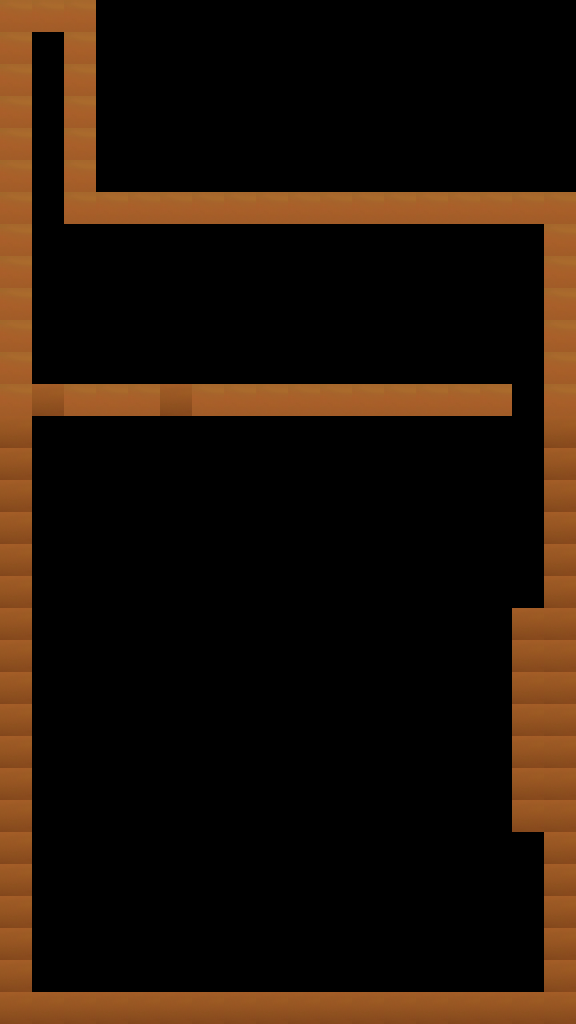

Below is a game level as drawn by its tile map, then a one-line description and the .tmx file that defines it, in full:
An orthogonal 18x32 tile map with 32x32 px tiles, 4 tile layers (background_layer, foreground_layer, wall, foreground_decor) and 3 objects.

<map version="1.10" tiledversion="1.10.2" orientation="orthogonal" renderorder="right-down" width="18" height="32" tilewidth="32" tileheight="32" infinite="0" nextlayerid="11" nextobjectid="11">
 <tileset firstgid="1" source="mountains3.tsx" />
 <layer id="1" name="background_layer" width="18" height="32">
  <data encoding="csv">
0,0,0,0,0,0,0,0,0,0,0,0,0,0,0,0,0,0,
0,0,0,0,0,0,0,0,0,0,0,0,0,0,0,0,0,0,
0,0,0,0,0,0,0,0,0,0,0,0,0,0,0,0,0,0,
0,0,0,0,0,0,0,0,0,0,0,0,0,0,0,0,0,0,
0,0,0,0,0,0,0,0,0,0,0,0,0,0,0,0,0,0,
0,0,0,0,0,0,0,0,0,0,0,0,0,0,0,0,0,0,
0,0,0,0,0,0,0,0,0,0,0,0,0,0,0,0,0,0,
0,0,0,0,0,0,0,0,0,0,0,0,0,0,0,0,0,0,
0,0,0,0,0,0,0,0,0,0,0,0,0,0,0,0,0,0,
0,0,0,0,0,0,0,0,0,0,0,0,0,0,0,0,0,0,
0,0,0,0,0,0,0,0,0,0,0,0,0,0,0,0,0,0,
0,0,0,0,0,0,0,0,0,0,0,0,0,0,0,0,0,0,
0,0,0,0,0,0,0,0,0,0,0,0,0,0,0,0,0,0,
0,0,0,0,0,0,0,0,0,0,0,0,0,0,0,0,0,0,
0,0,0,0,0,0,0,0,0,0,0,0,0,0,0,0,0,0,
0,0,0,0,0,0,0,0,0,0,0,0,0,0,0,0,0,0,
0,0,0,0,0,0,0,0,0,0,0,0,0,0,0,0,0,0,
0,0,0,0,0,0,0,0,0,0,0,0,0,0,0,0,0,0,
0,0,0,0,0,0,0,0,0,0,0,0,0,0,0,0,0,0,
0,0,0,0,0,0,0,0,0,0,0,0,0,0,0,0,0,0,
0,0,0,0,0,0,0,0,0,0,0,0,0,0,0,0,0,0,
0,0,0,0,0,0,0,0,0,0,0,0,0,0,0,0,0,0,
0,0,0,0,0,0,0,0,0,0,0,0,0,0,0,0,0,0,
0,0,0,0,0,0,0,0,0,0,0,0,0,0,0,0,0,0,
0,0,0,0,0,0,0,0,0,0,0,0,0,0,0,0,0,0,
0,0,0,0,0,0,0,0,0,0,0,0,0,0,0,0,0,0,
0,0,0,0,0,0,0,0,0,0,0,0,0,0,0,0,0,0,
0,0,0,0,0,0,0,0,0,0,0,0,0,0,0,0,0,0,
0,0,0,0,0,0,0,0,0,0,0,0,0,0,0,0,0,0,
0,0,0,0,0,0,0,0,0,0,0,0,0,0,0,0,0,0,
0,0,0,0,0,0,0,0,0,0,0,0,0,0,0,0,0,0,
0,0,0,0,0,0,0,0,0,0,0,0,0,0,0,0,0,0
</data>
 </layer>
 <layer id="2" name="foreground_layer" width="18" height="32">
  <data encoding="csv">
0,0,0,0,0,0,0,0,0,0,0,0,0,0,0,0,0,0,
0,0,0,0,0,0,0,0,0,0,0,0,0,0,0,0,0,0,
0,0,0,0,0,0,0,0,0,0,0,0,0,0,0,0,0,0,
0,0,0,0,0,0,0,0,0,0,0,0,0,0,0,0,0,0,
0,0,0,0,0,0,0,0,0,0,0,0,0,0,0,0,0,0,
0,0,0,0,0,0,0,0,0,0,0,0,0,0,0,0,0,0,
0,0,0,0,0,0,0,0,0,0,0,0,0,0,0,0,0,0,
0,0,0,0,0,0,0,0,0,0,0,0,0,0,0,0,0,0,
0,0,0,0,0,0,0,0,0,0,0,0,0,0,0,0,0,0,
0,0,0,0,0,0,0,0,0,0,0,0,0,0,0,0,0,0,
0,0,0,0,0,0,0,0,0,0,0,0,0,0,0,0,0,0,
0,0,0,0,0,0,0,0,0,0,0,0,0,0,0,0,0,0,
0,0,0,0,0,0,0,0,0,0,0,0,0,0,0,0,0,0,
0,0,0,0,0,0,0,0,0,0,0,0,0,0,0,0,0,0,
0,0,0,0,0,0,0,0,0,0,0,0,0,0,0,0,0,0,
0,0,0,0,0,0,0,0,0,0,0,0,0,0,0,0,0,0,
0,0,0,0,0,0,0,0,0,0,0,0,0,0,0,0,0,0,
0,0,0,0,0,0,0,0,0,0,0,0,0,0,0,0,0,0,
0,0,0,0,0,0,0,0,0,0,0,0,0,0,0,0,0,0,
0,0,0,0,0,0,0,0,0,0,0,0,0,0,0,0,0,0,
0,0,0,0,0,0,0,0,0,0,0,0,0,0,0,0,0,0,
0,0,0,0,0,0,0,0,0,0,0,0,0,0,0,0,0,0,
0,0,0,0,0,0,0,0,0,0,0,0,0,0,0,0,0,0,
0,0,0,0,0,0,0,0,0,0,0,0,0,0,0,0,0,0,
0,0,0,0,0,0,0,0,0,0,0,0,0,0,0,0,0,0,
0,0,0,0,0,0,0,0,0,0,0,0,0,0,0,0,0,0,
0,0,0,0,0,0,0,0,0,0,0,0,0,0,0,0,0,0,
0,0,0,0,0,0,0,0,0,0,0,0,0,0,0,0,0,0,
0,0,0,0,0,0,0,0,0,0,0,0,0,0,0,0,0,0,
0,0,0,0,0,0,0,0,0,0,0,0,0,0,0,0,0,0,
0,0,0,0,0,0,0,0,0,0,0,0,0,0,0,0,0,0,
0,0,0,0,0,0,0,0,0,0,0,0,0,0,0,0,0,0
</data>
 </layer>
 <layer id="9" name="wall" width="18" height="32">
  <data encoding="csv">
55,55,55,0,0,0,0,0,0,0,0,0,0,0,0,0,0,0,
55,0,55,0,0,0,0,0,0,0,0,0,0,0,0,0,0,0,
55,0,55,0,0,0,0,0,0,0,0,0,0,0,0,0,0,0,
55,0,55,0,0,0,0,0,0,0,0,0,0,0,0,0,0,0,
55,0,55,0,0,0,0,0,0,0,0,0,0,0,0,0,0,0,
55,0,55,0,0,0,0,0,0,0,0,0,0,0,0,0,0,0,
55,0,55,55,55,55,55,55,55,55,55,55,55,55,55,55,55,55,
55,0,0,0,0,0,0,0,0,0,0,0,0,0,0,0,0,55,
55,0,0,0,0,0,0,0,0,0,0,0,0,0,0,0,0,55,
55,0,0,0,0,0,0,0,0,0,0,0,0,0,0,0,0,55,
55,0,0,0,0,0,0,0,0,0,0,0,0,0,0,0,0,55,
55,0,0,0,0,0,0,0,0,0,0,0,0,0,0,0,0,55,
55,73,55,55,55,73,55,55,55,55,55,55,55,55,55,55,0,55,
73,0,0,0,0,0,0,0,0,0,0,0,0,0,0,0,0,73,
73,0,0,0,0,0,0,0,0,0,0,0,0,0,0,0,0,73,
73,0,0,0,0,0,0,0,0,0,0,0,0,0,0,0,0,73,
73,0,0,0,0,0,0,0,0,0,0,0,0,0,0,0,0,73,
73,0,0,0,0,0,0,0,0,0,0,0,0,0,0,0,0,73,
73,0,0,0,0,0,0,0,0,0,0,0,0,0,0,0,0,73,
73,0,0,0,0,0,0,0,0,0,0,0,0,0,0,0,73,73,
73,0,0,0,0,0,0,0,0,0,0,0,0,0,0,0,73,73,
73,0,0,0,0,0,0,0,0,0,0,0,0,0,0,0,73,73,
73,0,0,0,0,0,0,0,0,0,0,0,0,0,0,0,73,73,
73,0,0,0,0,0,0,0,0,0,0,0,0,0,0,0,73,73,
73,0,0,0,0,0,0,0,0,0,0,0,0,0,0,0,73,73,
73,0,0,0,0,0,0,0,0,0,0,0,0,0,0,0,73,73,
73,0,0,0,0,0,0,0,0,0,0,0,0,0,0,0,0,73,
73,0,0,0,0,0,0,0,0,0,0,0,0,0,0,0,0,73,
73,0,0,0,0,0,0,0,0,0,0,0,0,0,0,0,0,73,
73,0,0,0,0,0,0,0,0,0,0,0,0,0,0,0,0,73,
73,0,0,0,0,0,0,0,0,0,0,0,0,0,0,0,0,73,
73,73,73,73,73,73,73,73,73,73,73,73,73,73,73,73,73,73
</data>
 </layer>
 <objectgroup id="4" name="player_spawn">
  <object id="1" x="254.826" y="289.161" width="32" height="32" />
 </objectgroup>
 <objectgroup id="6" name="inlet">
  <object id="8" x="46.6667" y="50.6667" />
 </objectgroup>
 <objectgroup id="7" name="outlet">
  <object id="9" x="492.417" y="734.75" />
 </objectgroup>
 <layer id="3" name="foreground_decor" width="18" height="32">
  <data encoding="csv">
0,0,0,0,0,0,0,0,0,0,0,0,0,0,0,0,0,0,
0,0,0,0,0,0,0,0,0,0,0,0,0,0,0,0,0,0,
0,0,0,0,0,0,0,0,0,0,0,0,0,0,0,0,0,0,
0,0,0,0,0,0,0,0,0,0,0,0,0,0,0,0,0,0,
0,0,0,0,0,0,0,0,0,0,0,0,0,0,0,0,0,0,
0,0,0,0,0,0,0,0,0,0,0,0,0,0,0,0,0,0,
0,0,0,0,0,0,0,0,0,0,0,0,0,0,0,0,0,0,
0,0,0,0,0,0,0,0,0,0,0,0,0,0,0,0,0,0,
0,0,0,0,0,0,0,0,0,0,0,0,0,0,0,0,0,0,
0,0,0,0,0,0,0,0,0,0,0,0,0,0,0,0,0,0,
0,0,0,0,0,0,0,0,0,0,0,0,0,0,0,0,0,0,
0,0,0,0,0,0,0,0,0,0,0,0,0,0,0,0,0,0,
0,0,0,0,0,0,0,0,0,0,0,0,0,0,0,0,0,0,
0,0,0,0,0,0,0,0,0,0,0,0,0,0,0,0,0,0,
0,0,0,0,0,0,0,0,0,0,0,0,0,0,0,0,0,0,
0,0,0,0,0,0,0,0,0,0,0,0,0,0,0,0,0,0,
0,0,0,0,0,0,0,0,0,0,0,0,0,0,0,0,0,0,
0,0,0,0,0,0,0,0,0,0,0,0,0,0,0,0,0,0,
0,0,0,0,0,0,0,0,0,0,0,0,0,0,0,0,0,0,
0,0,0,0,0,0,0,0,0,0,0,0,0,0,0,0,0,0,
0,0,0,0,0,0,0,0,0,0,0,0,0,0,0,0,0,0,
0,0,0,0,0,0,0,0,0,0,0,0,0,0,0,0,0,0,
0,0,0,0,0,0,0,0,0,0,0,0,0,0,0,0,0,0,
0,0,0,0,0,0,0,0,0,0,0,0,0,0,0,0,0,0,
0,0,0,0,0,0,0,0,0,0,0,0,0,0,0,0,0,0,
0,0,0,0,0,0,0,0,0,0,0,0,0,0,0,0,0,0,
0,0,0,0,0,0,0,0,0,0,0,0,0,0,0,0,0,0,
0,0,0,0,0,0,0,0,0,0,0,0,0,0,0,0,0,0,
0,0,0,0,0,0,0,0,0,0,0,0,0,0,0,0,0,0,
0,0,0,0,0,0,0,0,0,0,0,0,0,0,0,0,0,0,
0,0,0,0,0,0,0,0,0,0,0,0,0,0,0,0,0,0,
0,0,0,0,0,0,0,0,0,0,0,0,0,0,0,0,0,0
</data>
 </layer>
</map>